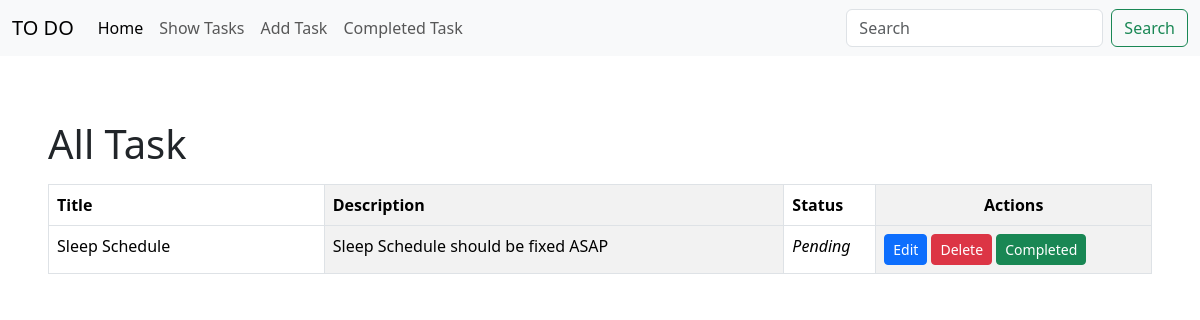
The app's page /show-tasks/ with its own data.
### task_app/models.py (models this page shows)
class TaskModel(models.Model):
    task_title = models.CharField(max_length=64, verbose_name='Task Title')
    task_description = models.TextField()
    is_completed = models.BooleanField(default=False)

### task_app/views.py (the view)
# urls.py: path('show-tasks/', views.show_tasks, name='show-tasks'),
def show_tasks(request):
    tasks = TaskModel.objects.all()
    return render(request, "task_app/show_tasks.html", {"tasks": tasks})

### task_app/templates/task_app/show_tasks.html
{% extends 'task_app/base.html' %} {% block title %}All Tasks{% endblock %}
{% block content %}
<div class="p-5 items-center">
  <h1 class="pt-3 pb-2">All Task</h1>
  <table class="table table-striped-columns table-bordered">
    <thead>
      <tr>
        <th scope="col" class="col-md-3">Title</th>
        <th scope="col" class="col-md-5">Description</th>
        <th scope="col" class="col-md-1">Status</th>
        <th scope="col" class="text-center">Actions</th>
      </tr>
    </thead>
    <tbody>
      {% for task in tasks %}
      <tr>
        {% if not task.is_completed %}
        <td>{{task.task_title}}</td>
        <td>{{task.task_description}}</td>
        <td style="font-style: italic">Pending</td>
        <td>
          <a href="{% url 'edit-task' task.id %}"><button class="btn btn-primary btn-sm">Edit</button></a>
          <a href="{% url 'delete-task' task.id %}"><button class="btn btn-danger btn-sm">Delete</button></a>
          <a href="{% url 'complete-task' task.id %}"><button class="btn btn-success btn-sm">Completed</button></a>
        </td>
        {% endif %}
      </tr>
      {% endfor %}
    </tbody>
  </table>
</div>
{% endblock content %}

### records on screen
TaskModel: task_title "Sleep Schedule", task_description "Sleep Schedule should be fixed ASAP"
